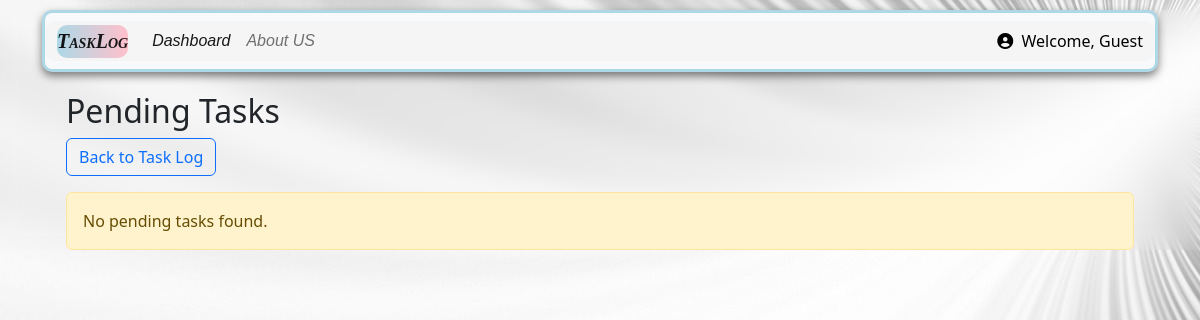
The page /pending_task on the database as committed earlier.
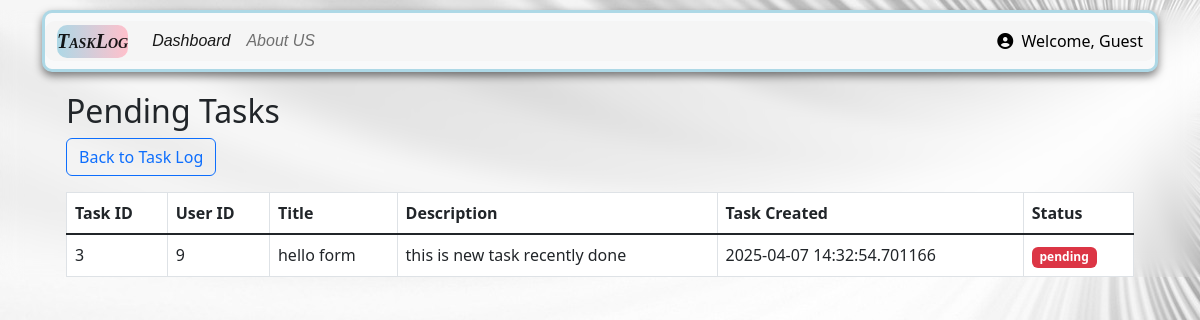
The same page on the database as committed later.
### app.py (models this page shows, shortened)
class Task_log(db.Model):
    __tablename__ = 'TaskLog'
    task_id = db.Column(db.Integer, primary_key=True)
    user_id = db.Column(db.Integer, db.ForeignKey(
        'user_register.user_id'), nullable=False)
    title = db.Column(db.String(200), nullable=False)
    description = db.Column(db.String(700), nullable=False)
    task_created = db.Column(db.DateTime, default=datetime.utcnow)
    status = db.Column(db.String(50), default="Pending")
    categories = db.relationship(
        'task_catagories', backref='task', cascade="delete",  lazy=True)

### app.py (the view)
@app.route('/pending_task')
def pending_task():
    pending_task = Task_log.query.filter_by(status='pending').all()
    return render_template('pending_tasks.html', alltasklog=pending_task)

### templates/pending_tasks.html
{% extends "base.html" %}
{% block body %}
<div class="container my-3">
    <h2>Pending Tasks</h2>
    <a href="{{ url_for('dashboard') }}" class="btn btn-outline-primary mb-3">Back to Task Log</a>
    {% if alltasklog|length == 0 %}
        <div class="alert alert-warning">No pending tasks found.</div>
    {% else %}
        <table class="table table-bordered">
            <thead>
                <tr>
                    <th>Task ID</th>
                    <th>User ID</th>
                    <th>Title</th>
                    <th>Description</th>
                    <th>Task Created</th>
                    <th>Status</th>
                </tr>
            </thead>
            <tbody>
                {% for task in alltasklog %}
                <tr>
                    <td>{{ task.task_id }}</td>
                    <td>{{ task.user_id }}</td>
                    <td>{{ task.title }}</td>
                    <td>{{ task.description }}</td>
                    <td>{{ task.task_created }}</td>
                    <td><span class="badge bg-danger">{{ task.status }}</span></td>
                </tr>
                {% endfor %}
            </tbody>
        </table>
    {% endif %}
</div>
{% endblock %}

Rows that differ between the two databases and show on the page:
added Task_log: task_id "3", user_id "9", title "hello form", description "this is new task recently done", task_created "2025-04-07 14:32:54.701166", status "pending"
Other text that changed with them:
text no longer shown: "No pending tasks found."
text now shown: "Task ID User ID Title Description Task Created Status"
